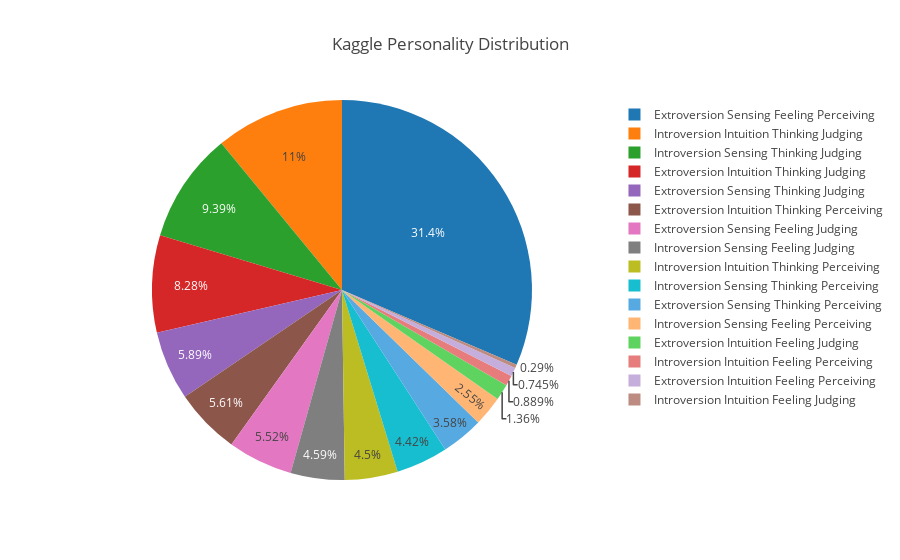

The cell this chart's notebook holds for it:
### Code cell
labels = pred_df['description']
sizes = pred_df['percent']*100

trace = go.Pie(labels=labels, values=sizes)
layout = go.Layout(
    title='Kaggle Personality Distribution'
)
data = [trace]
fig = go.Figure(data=data, layout=layout)
py.iplot(fig)

### Figure 1 — Plotly figure (JSON) as saved in the notebook; plotly's stock layout.template omitted (floating-point values rounded to 4 significant figures)
{"data": [{"labels": ["Extroversion Sensing Feeling Perceiving", "Introversion Intuition Thinking Judging", "Introversion Sensing Thinking Judging", "Extroversion Intuition Thinking Judging", "Extroversion Sensing Thinking Judging", "Extroversion Intuition Thinking Perceiving", "Extroversion Sensing Feeling Judging", "Introversion Sensing Feeling Judging", "Introversion Intuition Thinking Perceiving", "Introversion Sensing Thinking Perceiving", "Extroversion Sensing Thinking Perceiving", "Introversion Sensing Feeling Perceiving", "Extroversion Intuition Feeling Judging", "Introversion Intuition Feeling Perceiving", "Extroversion Intuition Feeling Perceiving", "Introversion Intuition Feeling Judging"], "type": "pie", "uid": "7e1e4910-890b-11e8-b0b2-086266df26c8", "values": [31.44, 10.95, 9.392, 8.276, 5.887, 5.607, 5.525, 4.592, 4.5, 4.416, 3.581, 2.551, 1.357, 0.8893, 0.7453, 0.2899]}], "layout": {"title": "Kaggle Personality Distribution"}}
